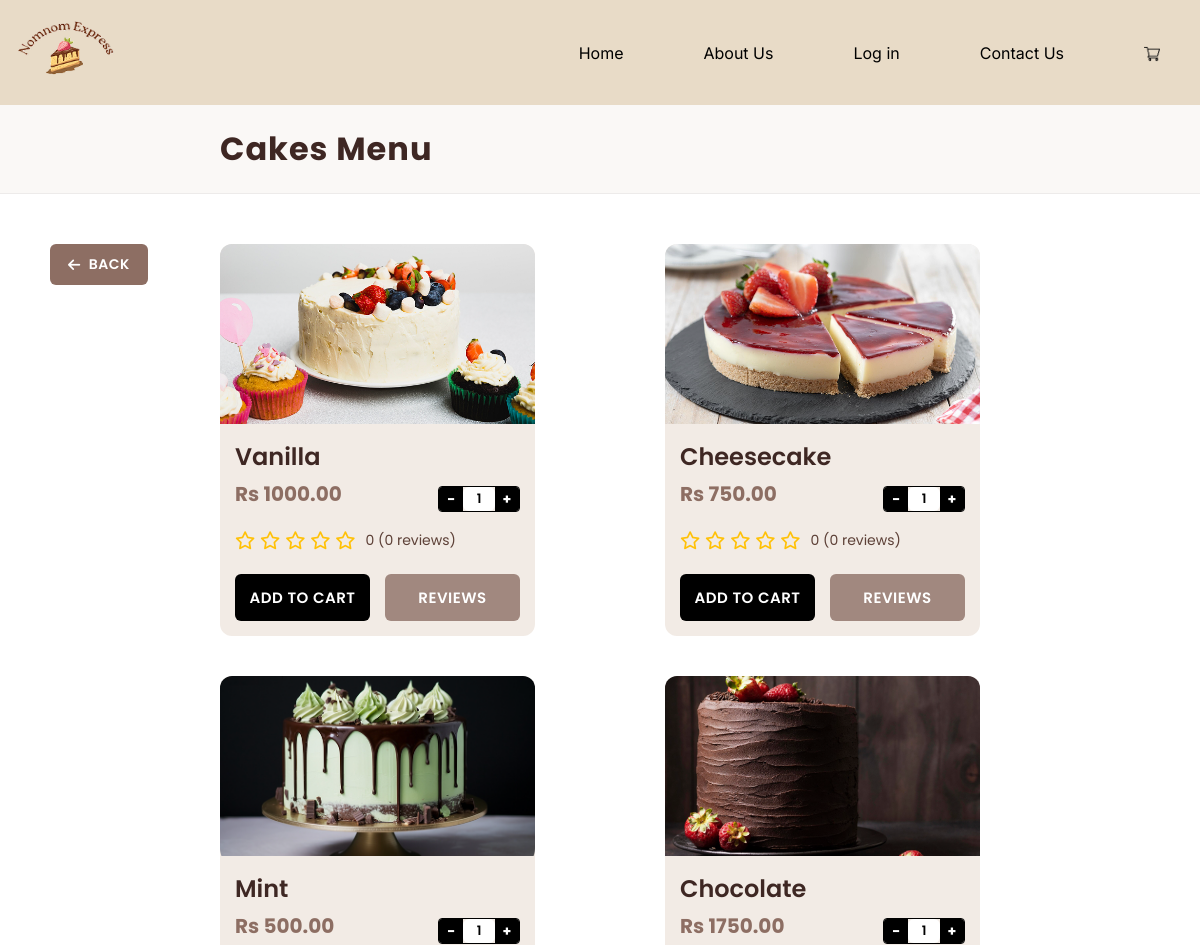
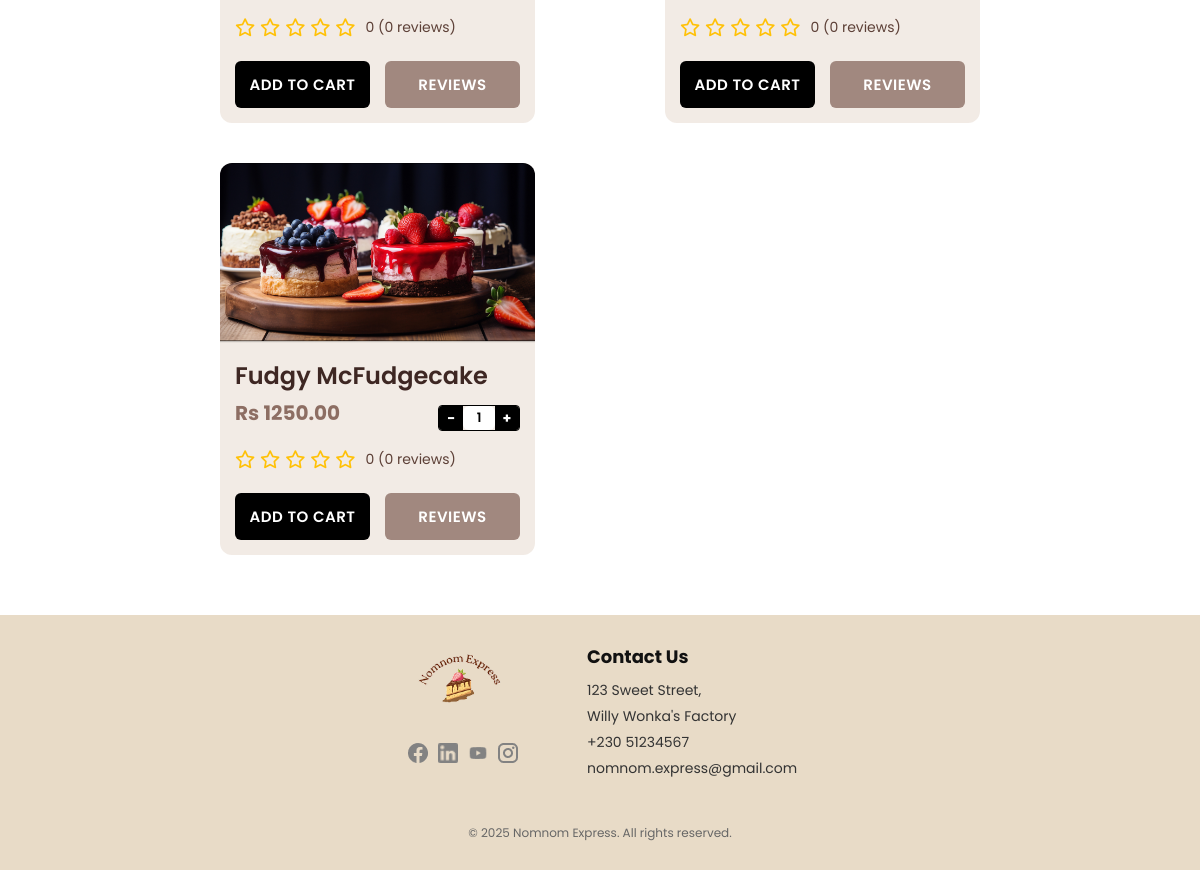
The page /pastry/cakes/ on the database its author committed (2 pictures, top to bottom).
### pastry/models.py (models this page shows, shortened)
class Pastry(models.Model):
    CATEGORY_CHOICES = [
        ('CAKE', 'Cake'),
        ('BROWNIE', 'Brownie'),
        ('DONUT', 'Donut'),
        ('COOKIE', 'Cookie'),
        ('TART', 'Tart'),
        ('CUPCAKE', 'Cupcake'),
    ]
    pastry_name = models.CharField(max_length=100)
    pastry_category = models.CharField(max_length=20, choices=CATEGORY_CHOICES)
    pastry_price = models.DecimalField(max_digits=8, decimal_places=2)
    image = models.ImageField(upload_to='pastries/', blank=True, null=True)
    is_available = models.BooleanField(default=True)
    is_bestseller = models.BooleanField(default=False)
    flavour = models.CharField(max_length=50, blank=True, null=True)
    filling = models.CharField(max_length=50, blank=True, null=True)
    frosting = models.CharField(max_length=100, blank=True, null=True)
    decoration = models.CharField(max_length=100, blank=True, null=True)
    message = models.CharField(max_length=150, blank=True, null=True)
    size = models.CharField(
        max_length=20,
        choices=[
            ('S', 'Small'),
            ('M', 'Medium'),
            ('L', 'Large'),
            ('XL', 'Extra Large'),
        ],
        blank=True, null=True
    )
    layers = models.IntegerField(default=1, blank=True, null=True)
    cake_message = models.CharField(max_length=50, blank=True, null=True)
    pickup_date = models.DateField(blank=True, null=True)
    reference_image = models.ImageField(upload_to='custom_cakes/', blank=True, null=True)
    is_custom = models.BooleanField(default=False)

### pastry/views.py (the view)
# urls.py: path('<str:category>/', views.category_view, name='category_view'),
def category_view(request, category):
    category_upper = category.upper()
    db_category = category_upper[:-1] if category_upper.endswith("S") else category_upper
    category_display = category.capitalize() + " Menu"
    products_with_reviews = Pastry.objects.filter(
        pastry_category=db_category,
        is_available=True,
        is_custom=False
    ).annotate(
        avg_rating=Avg('review__rating'),
        review_count=Count('review')
    )
    products = []
    for product in products_with_reviews:
        avg_rating = product.avg_rating or 0
        full_stars = int(avg_rating)
        has_half_star = (avg_rating % 1) >= 0.5
        empty_stars = 5 - full_stars - (1 if has_half_star else 0)
        stars = []
        for i in range(full_stars):
            stars.append(1)  # Full star
        if has_half_star:
            stars.append(0.5)  # Half star
        for i in range(empty_stars):
            stars.append(0)  # Empty star
        product.stars = stars
        product.rating = round(avg_rating, 1) if avg_rating else 0
        product.reviews = product.review_count
        products.append(product)
    context = {
        "category_name": category_display,
        "products": products,
        "db_category": db_category,
    }
    return render(request, "pastry/category.html", context)

### cart/context_processors.py (called while the page is built)
def cart_item_count(request):
    count = 0
    if request.user.is_authenticated:
        try:
            cart = Cart.objects.get(user=request.user)
            count = cart.total_items
        except Cart.DoesNotExist:
            pass
    return {'cart_item_count': count}

### pastry/templates/pastry/category.html (shortened to what this page needs)
{% extends 'base.html' %}
{% load static %}
{% block body_class %}brown-background{% endblock %}
{% block extra_css %}
<link rel="stylesheet" href="{% static 'pastry/style.css' %}">
{% endblock %}
{% block content %}
<div class="pastry-category-wrapper">
  <header class="category-header">
    <div class="header-content">
      <h1 class="category-title">{{ category_name }}</h1>
    </div>
  </header>
  <main class="container">
    <a href="/#where" class="back-button">
      <i class="fas fa-arrow-left"></i>
      <span>Back</span>
    </a>
    <section class="products">
      {% for product in products %}
      {% include 'pastry/includes/product_card.html' %}
      {% endfor %}
    </section>
  </main>
</div>
{% endblock %}

### pastry/templates/pastry/includes/product_card.html
{% load static %}
<div class="product-card" data-product="{{ product.pastry_name }}" data-pastry-id="{{ product.id }}">
    <div class="product-image">
        {% if product.image %}
        <img src="{% static product.image %}" alt="{{ product.pastry_name }}">
        {% else %}
        <img src="{% static 'images/NomNom-Logo.png' %}" alt="{{ product.pastry_name }}">
        {% endif %}
    </div>
    <div class="product-info">
        <h3 class="product-title">{{ product.pastry_name }}</h3>
        <div class="price-quantity-row">
            <div class="product-price">Rs {{ product.pastry_price}}</div>
            <div class="quantity-selector">
                <button class="qty-btn qty-minus" onclick="decrementQuantity(event)">−</button>
                <input type="number" class="qty-input" value="1" min="1" max="99" readonly>
                <button class="qty-btn qty-plus" onclick="incrementQuantity(event)">+</button>
            </div>
        </div>
        <div class="product-rating">
            <div class="stars">
                {% for star in product.stars %}
                {% if star == 1 %}
                <i class="fas fa-star"></i>
                {% elif star == 0.5 %}
                <i class="fas fa-star-half-alt"></i>
                {% else %}
                <i class="far fa-star"></i>
                {% endif %}
                {% endfor %}
            </div>
            <span class="rating-count">{{ product.rating }} ({{ product.reviews }} reviews)</span>
        </div>
        <div class="product-actions">
            <button class="btn btn-add-cart"
                onclick="addToCartWithQuantity(event, '{{ product.pastry_name }}', '{{ product.pastry_price }}', '{{ product.image }}', '{{ db_category }}')">Add
                to Cart</button>
            <button class="btn btn-review" onclick="openReviewModal('{{ product.pastry_name }}')">Reviews</button>
        </div>
    </div>
</div>

### landing/static/landing/style.css (style rules this page uses)
* { margin: 0; padding: 0; box-sizing: border-box; }
body { font-family: "Poppins", sans-serif; background-color: #e8dbc7; color: #222; }

### about_us/static/about_us/style.css (style rules this page uses)
body { margin: 0; padding: 0; background-color: #f1e4d3; color: #111111; font-family: "Poppins", sans-serif; }

### contact/static/contact/style.css (style rules this page uses)
* { margin: 0; padding: 0; box-sizing: border-box; font-family: "Poppins", sans-serif; }
input, textarea { border: 1px solid #ccc; border-radius: 6px; padding: 12px; font-size: 14px; background-color: #fff; transition: border 0.2s ease; }

### static/style.css (style rules this page uses)
body.brown-background { background-color: #e8dbc7; }

### pastry/static/pastry/style.css (style rules this page uses)
:root { --primary-brown: #8D6E63; --light-brown: #D7CCC8; --lighter-brown: #EFEBE9; --cream-bg: #FFF8E1; --white: #ffffff; --text-dark: #3E2723; --text-light: #5D4037; --star-yellow: #FFC107; --btn-primary: #000000; --btn-primary-hover: #333333; --btn-secondary: #424242; --btn-secondary-hover: #616161; --modal-gray-bg: #F5F5F5; --modal-header-bg: #EFEBE9; --transition: all 0.3s ease; }
.pastry-category-wrapper { font-family: 'Inter', sans-serif; background-color: var(--white); min-height: 100vh; padding-bottom: 40px; }
.container { max-width: 800px; margin: 0 auto; padding: 20px; position: relative; }
.category-header { background-color: #FAF8F6; border-bottom: 1px solid rgba(0, 0, 0, 0.05); padding: 20px 0; margin-bottom: 30px; }
.header-content { display: flex; justify-content: flex-start; align-items: center; max-width: 800px; margin: 0 auto; padding: 0 20px; }
.back-button { position: absolute; left: -150px; top: 20px; display: inline-flex; align-items: center; gap: 8px; padding: 10px 18px; background-color: var(--primary-brown); color: var(--white); text-decoration: none; border-radius: 6px; font-weight: 600; font-size: 14px; transition: var(--transition); text-transform: uppercase; letter-spacing: 0.5px; }
.back-button i { font-size: 14px; }
.category-title { font-size: 32px; font-weight: bold; margin: 0; color: var(--text-dark); letter-spacing: 1px; }
.products { display: grid; grid-template-columns: repeat(2, 1fr); gap: 40px 130px; }
.product-card { background-color: #F2EBE5; border-radius: 12px; overflow: hidden; box-shadow: none; transition: var(--transition); }
.price-quantity-row { display: flex; justify-content: space-between; align-items: center; margin-bottom: 8px; }
.product-price { display: flex; align-items: center; }
.quantity-selector { display: flex; align-items: center; border: 1.5px solid #000000; border-radius: 4px; overflow: hidden; }
.qty-btn { background-color: #000000; color: white; border: none; width: 24px; height: 24px; font-size: 14px; font-weight: bold; cursor: pointer; transition: background-color 0.2s ease; display: flex; align-items: center; justify-content: center; padding: 0; }
.qty-input { width: 32px; height: 24px; text-align: center; border: none; font-size: 13px; font-weight: 600; color: #000000; background-color: white; outline: none; appearance: none; -moz-appearance: textfield; -webkit-appearance: none; }
.product-image { height: 180px; overflow: hidden; }
.product-image img { width: 100%; height: 100%; object-fit: cover; transition: var(--transition); }
.product-info { padding: 15px; }
.product-title { font-size: 24px; margin-bottom: 5px; color: var(--text-dark); margin-top: 0; font-weight: 600; }
.product-price { font-size: 20px; font-weight: bold; color: var(--primary-brown); margin-bottom: 10px; }
.product-rating { display: flex; align-items: center; margin-bottom: 20px; }
.stars { color: var(--star-yellow); margin-right: 10px; font-size: 18px; }
.rating-count { color: var(--text-light); font-size: 14px; }
.product-actions { display: flex; gap: 15px; }
.btn { flex: 1; padding: 12px; border: none; border-radius: 6px; cursor: pointer; font-weight: 600; transition: var(--transition); text-decoration: none; text-align: center; display: inline-flex; align-items: center; justify-content: center; font-size: 15px; text-transform: uppercase; letter-spacing: 0.5px; }
.btn-add-cart { background-color: var(--btn-primary); color: var(--white); }
.btn-review { background-color: #A1887F; color: var(--white); }

### rows shown on the page
Pastry: image (picture), pastry_name "Vanilla", pastry_price "1000.00", rating "0", reviews "0"
Pastry: image (picture), pastry_name "Cheesecake", pastry_price "750.00", rating "0", reviews "0"
Pastry: image (picture), pastry_name "Mint", pastry_price "500.00", rating "0", reviews "0"
Pastry: image (picture), pastry_name "Chocolate", pastry_price "1750.00", rating "0", reviews "0"
Pastry: image (picture), pastry_name "Fudgy McFudgecake", pastry_price "1250.00", rating "0", reviews "0"

### other values the page prints
{{ category_name }} "Cakes Menu"
